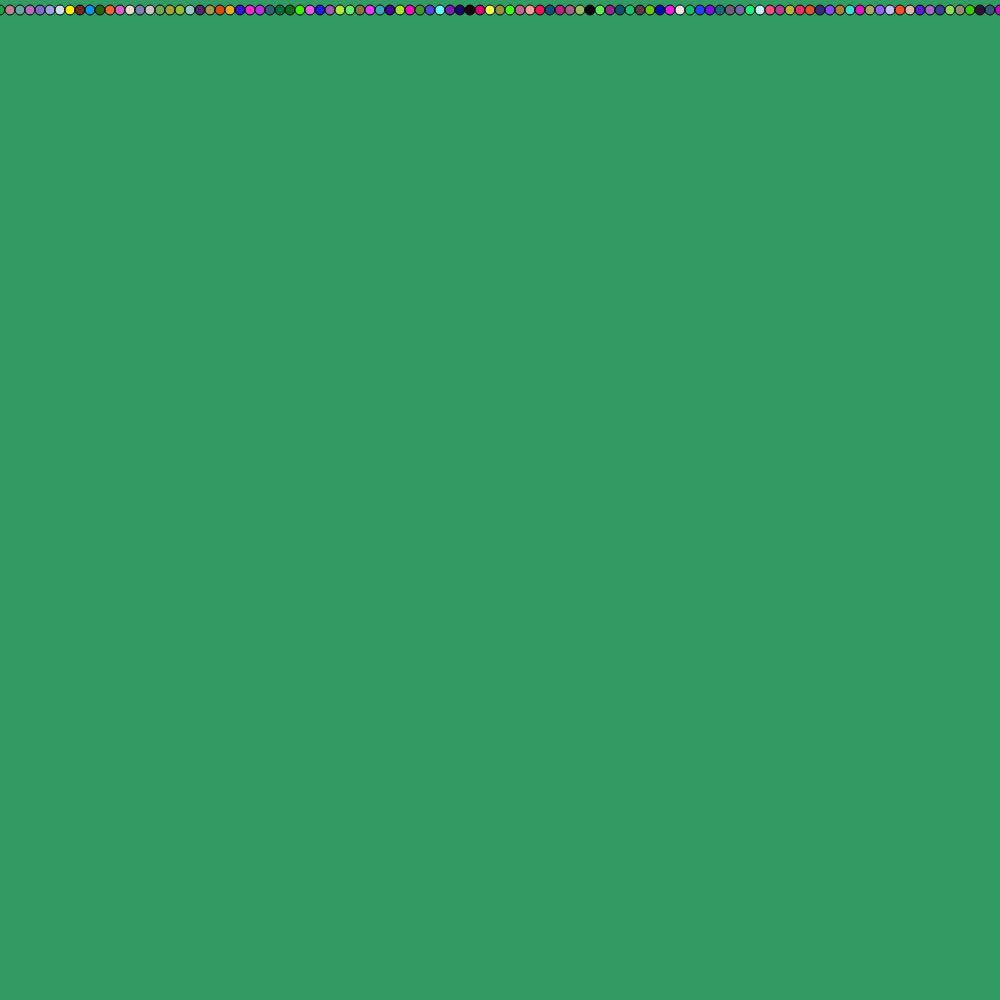
Frame 1 (no input)
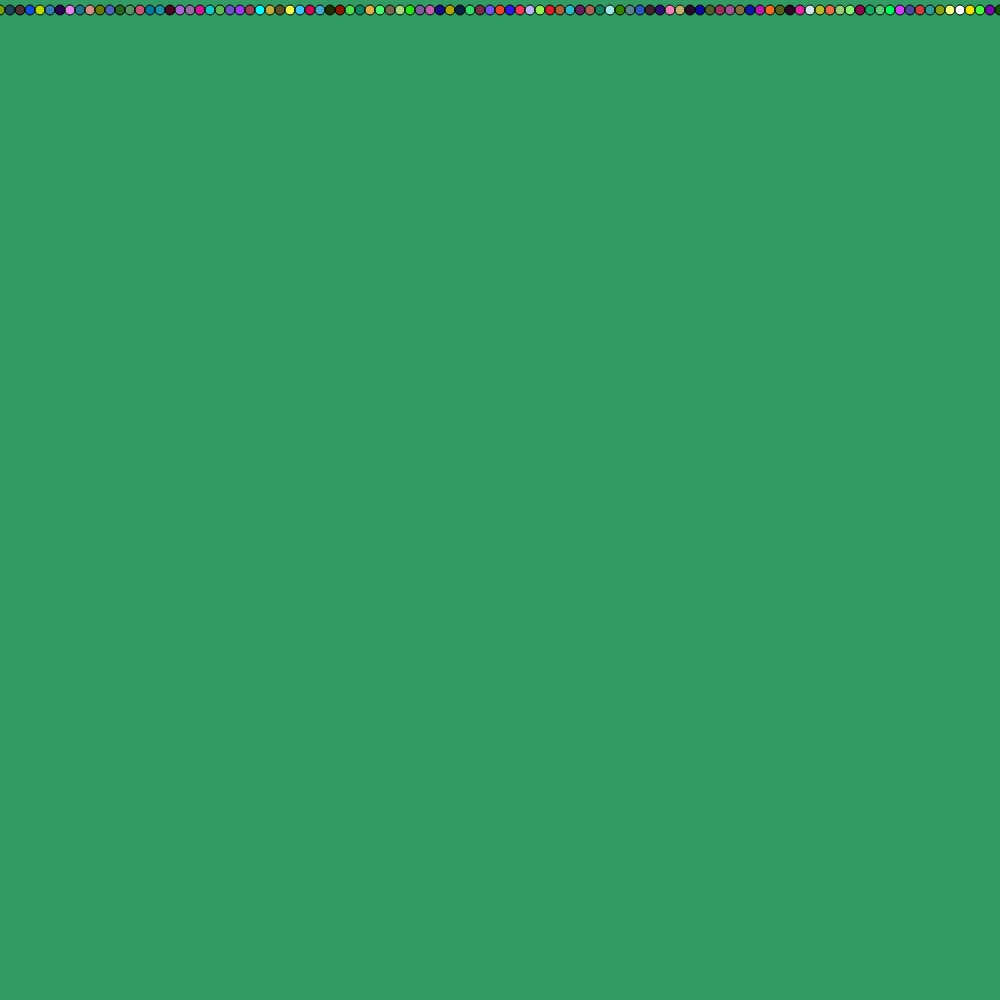
Frame 60 (no input)
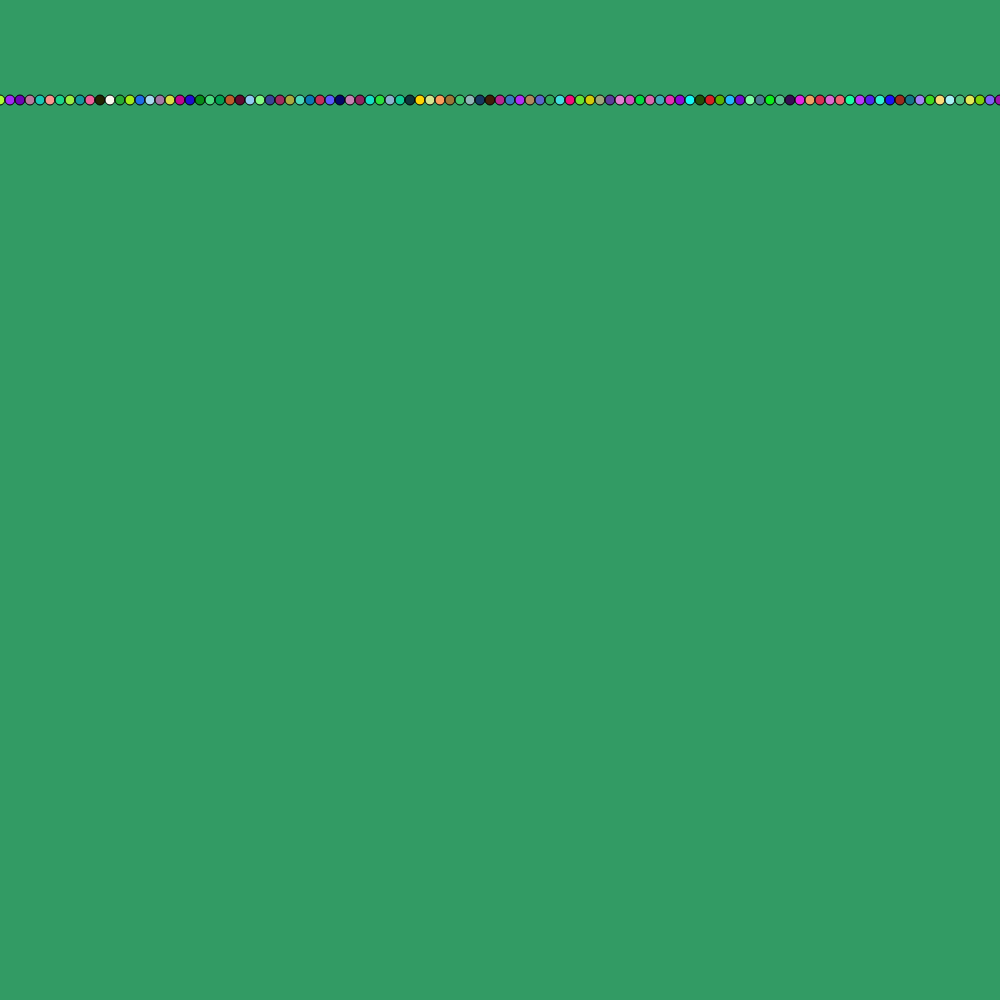
Frame 120 (the mouse pressed at the canvas centre since frame 60)

The p5.js sketch that drew these frames (run headless with seeded random() and noise() and a simulated clock; from frame 60 on, the mouse is pressed at the canvas centre):

// p5.js sketch
// ── sketch.js
let row = [10, 100, 200, 300, 400, 500, 600, 700, 800, 900]; //the creation of the array
let x = 0;                                                   //variable to help cycle through the array
function setup() {
  createCanvas(1000, 1000);                                  //canvas creation
}
function draw() {
 background(50,155,100);                                     //creates a mint green canvas
let i=1;                                                     //local variable used to create an ever-increasing iterations
while(i<=height){                                            //while loop to 
  fill (random (0,255), random (0,255), random (0,255));     //creates the constantly changing random colours
	circle(10*i-500, row[x], 10);                              //creates the circles in an infinite pattern across the X-axis, and allows their Y-axis to be redrawn with the array
	i++;                                                       //creates the iteration
}
}
function mousePressed() {
  if (x<row.length-1){                                       //if the circles have not yet hit the bottom, do the following:
    x++;                                                     //move through the array
  }
  else {                                                     //otherwise, 
    x=0;                                                     //restart the array
  }
  }
